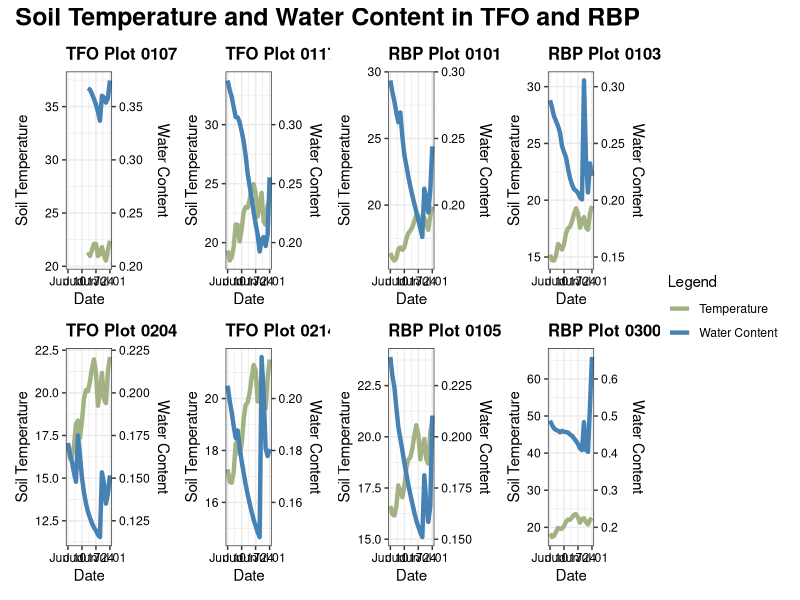

This figure's R source:
# Import of tidyverse, and excel reader

library(tidyverse)
library(patchwork)

# Creates a data frame of the excel containing the earthworm data

# Soil_Data <- read_excel("Worm Soil Data_v8Jul24.excel")

Soil_Data <- read_csv("Worm Soil Data_v8Jul24.csv")


# Fixes dates of data to be just Month/Day/Year

Soil_Data$Date <- lubridate::mdy_hm(Soil_Data$Date) 

Soil_Data <- Soil_Data |> 
  mutate(Date = format(Date, "%m-%d-%Y"))

# Group and averages the dates together

Soil_Data_Clean <- Soil_Data |> 
  select(-`Line#`) |> 
  group_by(Date) |> 
  summarise(across(everything(), mean, na.rm = TRUE))

Soil_Data_Clean$Date <- lubridate::mdy(Soil_Data_Clean$Date) 

# Dual axis scatter line plot for each plot. Also a key to allow the creation of a legend.
key <- c("Temperature" = "#a2b283", "Water Content" = "steelblue")

Plot_0107 <- ggplot(Soil_Data_Clean, aes(x=Date, y=`Temperature TFO 0107`, group = 1)) +
  labs(title = "TFO Plot 0107",
       color = "Legend") +
  theme_bw() +
  theme(
    plot.title = element_text(face = "bold", size = 12),
    axis.text = element_text(color = "black")
  ) +
  geom_line(aes(color = "Temperature"), size = 1.5) + 
  geom_line(aes(y=`Water Content TFO 0107`*100, group = 1, color = "Water Content"), size = 1.5) +
  scale_y_continuous(
    
    # Features of the first axis
    name = "Soil Temperature",
    
    # Add a second axis and specify its features
    sec.axis = sec_axis(trans = ~./100, name="Water Content")
  ) +
  scale_color_manual(values = key)

Plot_0117 <- ggplot(Soil_Data_Clean, aes(x=Date, y=`Temperature TFO 0117`, group = 1)) +
  labs(title = "TFO Plot 0117",
       color = "Legend") +
  theme_bw() +
  theme(
    plot.title = element_text(face = "bold", size = 12),
    axis.text = element_text(color = "black")
  ) +
  geom_line(aes(color = "Temperature"), size = 1.5) + 
  geom_line(aes(y=`Water Content TFO 0117`*100, group = 1, color = "Water Content"), size = 1.5) +
  scale_y_continuous(
    
    # Features of the first axis
    name = "Soil Temperature",
    
    # Add a second axis and specify its features
    sec.axis = sec_axis(trans = ~./100, name="Water Content")
  ) +
  scale_color_manual(values = key)


Plot_0204 <- ggplot(Soil_Data_Clean, aes(x=Date, y=`Temperature TFO 0204`, group = 1)) +
  labs(title = "TFO Plot 0204",
       color = "Legend") +
  theme_bw() +
  theme(
    plot.title = element_text(face = "bold", size = 12),
    axis.text = element_text(color = "black")
  ) +
  geom_line(aes(color = "Temperature"), size = 1.5) + 
  geom_line(aes(y=`Water Content TFO 0204`*100, group = 1, color = "Water Content"), size = 1.5) +
  scale_y_continuous(
    
    # Features of the first axis
    name = "Soil Temperature",
    
    # Add a second axis and specify its features
    sec.axis = sec_axis(trans = ~./100, name="Water Content")
  ) +
 scale_color_manual(values = key)

Plot_0214 <- ggplot(Soil_Data_Clean, aes(x=Date, y=`Temperature TFO 0214`, group = 1)) +
  labs(title = "TFO Plot 0214",
       color = "Legend") +
  theme_bw() +
  theme(
    plot.title = element_text(face = "bold", size = 12),
    axis.text = element_text(color = "black")
  ) +
  geom_line(aes(color = "Temperature"), size = 1.5) + 
  geom_line(aes(y=`Water Content TFO 0214`*100, group = 1, color = "Water Content"), size = 1.5) +
  scale_y_continuous(
    
    # Features of the first axis
    name = "Soil Temperature",
    
    # Add a second axis and specify its features
    sec.axis = sec_axis(trans = ~./100, name="Water Content")
  ) +
  scale_color_manual(values = key)

Plot_0306 <- ggplot(Soil_Data_Clean, aes(x=Date, y=`Temperature TFO 0306`, group = 1)) +
  labs(title = "TFO Plot 0306",
       color = "Legend") +
  theme_bw() +
  theme(
    plot.title = element_text(face = "bold", size = 12),
    axis.text = element_text(color = "black")
  ) +
  geom_line(aes(color = "Temperature"), size = 1.5) + 
  geom_line(aes(y=`Water Content TFO 0306`*100, group = 1, color = "Water Content"), size = 1.5) +
  scale_y_continuous(
    
    # Features of the first axis
    name = "Soil Temperature",
    
    # Add a second axis and specify its features
    sec.axis = sec_axis(trans = ~./100, name="Water Content")
  ) +
  scale_color_manual(values = key)

Plot_0101 <- ggplot(Soil_Data_Clean, aes(x=Date, y=`Temperature RBP 0101`, group = 1)) +
  labs(title = "RBP Plot 0101",
       color = "Legend") +
  theme_bw() +
  theme(
    plot.title = element_text(face = "bold", size = 12),
    axis.text = element_text(color = "black")
  ) +
  geom_line(aes(color = "Temperature"), size = 1.5) + 
  geom_line(aes(y=`Water Content RBP 0101`*100, group = 1, color = "Water Content"), size = 1.5) +
  scale_y_continuous(
    
    # Features of the first axis
    name = "Soil Temperature",
    
    # Add a second axis and specify its features
    sec.axis = sec_axis(trans = ~./100, name="Water Content")
  ) +
  scale_color_manual(values = key)


Plot_0103 <- ggplot(Soil_Data_Clean, aes(x=Date, y=`Temperature RBP 0103`, group = 1)) +
  labs(title = "RBP Plot 0103",
       color = "Legend") +
  theme_bw() +
  theme(
    plot.title = element_text(face = "bold", size = 12),
    axis.text = element_text(color = "black")
  ) +
  geom_line(aes(color = "Temperature"), size = 1.5) + 
  geom_line(aes(y=`Water Content RBP 0103`*50, group = 1, color = "Water Content"), size = 1.5) +
  scale_y_continuous(
    
    # Features of the first axis
    name = "Soil Temperature",
    
    # Add a second axis and specify its features
    sec.axis = sec_axis(trans = ~./100, name="Water Content")
  ) +
  scale_color_manual(values = key)


Plot_0105 <- ggplot(Soil_Data_Clean, aes(x=Date, y=`Temperature RBP 0105`, group = 1)) +
  labs(title = "RBP Plot 0105",
       color = "Legend") +
  theme_bw() +
  theme(
    plot.title = element_text(face = "bold", size = 12),
    axis.text = element_text(color = "black")
  ) +
  geom_line(aes(color = "Temperature"), size = 1.5) + 
  geom_line(aes(y=`Water Content RBP 0105`*100, group = 1, color = "Water Content"), size = 1.5) +
  scale_y_continuous(
    
    # Features of the first axis
    name = "Soil Temperature",
    
    # Add a second axis and specify its features
    sec.axis = sec_axis(trans = ~./100, name="Water Content")
  ) +
  scale_color_manual(values = key)


Plot_0300 <- ggplot(Soil_Data_Clean, aes(x=Date, y=`Temperature RBP 0300`, group = 1)) +
  labs(title = "RBP Plot 0300",
       color = "Legend") +
  theme_bw() +
  theme(
    plot.title = element_text(face = "bold", size = 12),
    axis.text = element_text(color = "black")
  ) +
  geom_line(aes(color = "Temperature"), size = 1.5) + 
  geom_line(aes(y=`Water Content RBP 0300`*100, group = 1, color = "Water Content"), size = 1.5) +
  scale_y_continuous(
    
    # Features of the first axis
    name = "Soil Temperature",
    
    # Add a second axis and specify its features
    sec.axis = sec_axis(trans = ~./100, name="Water Content")
  ) +
  scale_color_manual(values = key)


# Time to practice my patchwork skills

Soil_Sensor_Plots <- (Plot_0107 + Plot_0117 + Plot_0204 + Plot_0214) | (Plot_0101 + Plot_0103 + Plot_0105 + Plot_0300)

Soil_Sensor_Plots + plot_annotation(
  title = "Soil Temperature and Water Content in TFO and RBP",
  theme = theme(plot.title = element_text(face = "bold", size = 18))
  ) + 
  plot_layout(guides = "collect")



